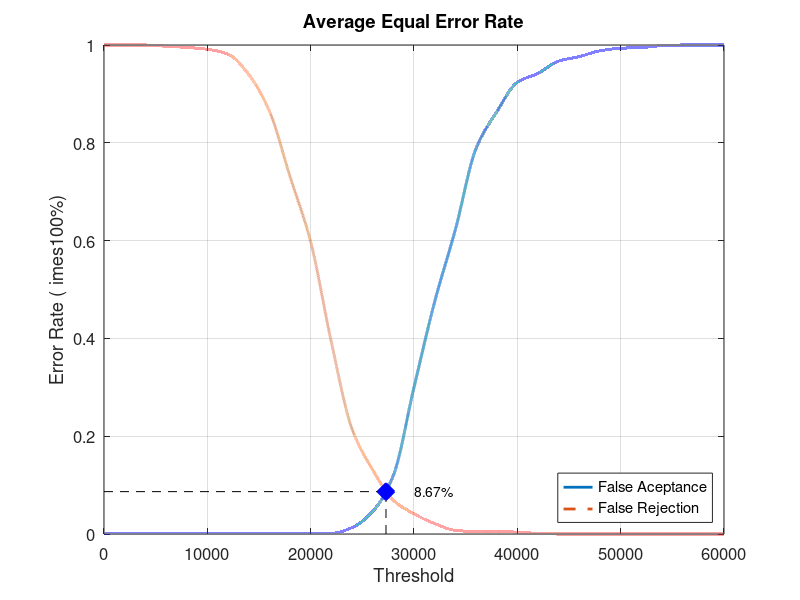
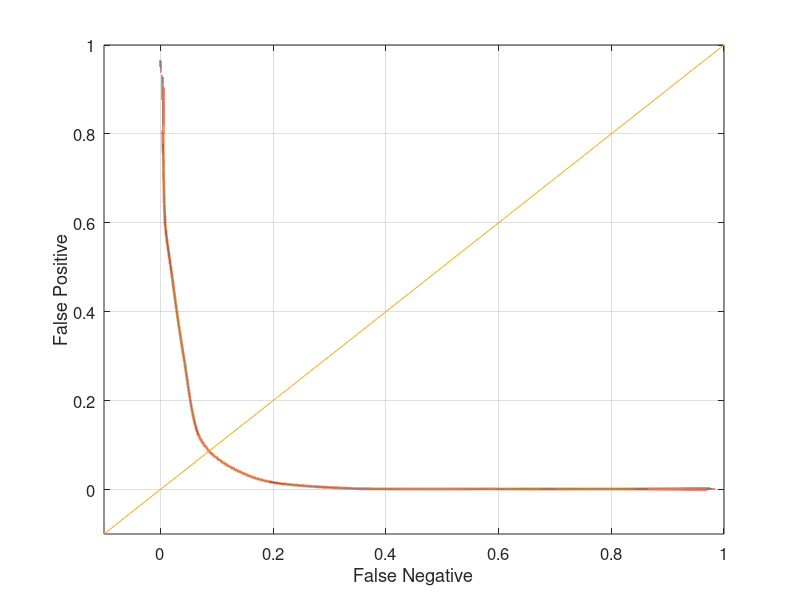

These charts were generated, in order, by the following MATLAB code:
close all;
clear;
clc;
x = 0:2000:60000;
xq = 0:0.5:60000;

y0 = [0 0.00131579 0.00131579 0.00131579 0.00131579 0.00131579 0.00131579 0.00131579 0.00131579 0.00131579 0.00131579 0.00131579 0.0131579 0.0460526 0.119737 0.3 0.475 0.622368 0.788158 0.863158 0.923684 0.942105 0.967105 0.976316 0.988158 0.993421 0.994737 0.998684 1 1 1]
yy0 = interp1(x, y0, xq, 'pchip');
y1 = [1 1 1 0.9975 0.995 0.99125 0.98125 0.94 0.865 0.73125 0.5975 0.3925 0.215 0.13125 0.06875 0.04125 0.02125 0.0075 0.005 0.005 0.00375 0.00125 0 0 0 0 0 0 0 0 0]
yy1 = interp1(x, y1, xq, 'pchip');

% Calculating EER: 
y2 = abs(y0 - y1);
find(y2 == min(y2))
yy2 = abs(yy0 - yy1);
xEER = find(yy2 == min(yy2));
xEERIndex = xq(xEER) % X-axis EER
yEER = yy0(xEER) % Y-axis EER

main = figure
plot(xq, yy0,'-','LineWidth', 2);	hold on
plot(xq, yy1,'--','LineWidth', 2);	hold on
plot([xEERIndex xEERIndex], [0 yEER], 'k--');	hold on
plot([0 xEERIndex], [yEER yEER], 'k--');	hold on
plot(xEERIndex, yEER, 'bx', 'LineWidth', 10);	hold on
text(xEERIndex + 10 * xEERIndex / 100, yEER, [num2str(round((10000 * yEER)) / 100) '%'])
legend('False Aceptance', 'False Rejection', 'Location', 'SouthEast')
xlabel('Threshold')
ylabel('Error Rate (	imes100%)')
title('Average Equal Error Rate')
set(gca, 'FontSize', 12)
axis([0 60000 0 1])
grid on

print(main, 'Experiment3AverageMain', '-dpng');
FNRxFPR = figure('Color', [1 1 1]);
plot(yy1, yy0, '-', yy1, yy0, 'LineWidth', 2);
hold on
y = -0.1:0.1:1
plot(y, y); 
set(gca, 'FontSize', 12)
xlabel('False Negative')
ylabel('False Positive')
axis([-0.1 1 -0.1 1])
set(gca, 'FontSize', 12)
grid on

print(FNRxFPR, 'Experiment3AverageFNRxFPR','-dpng');
